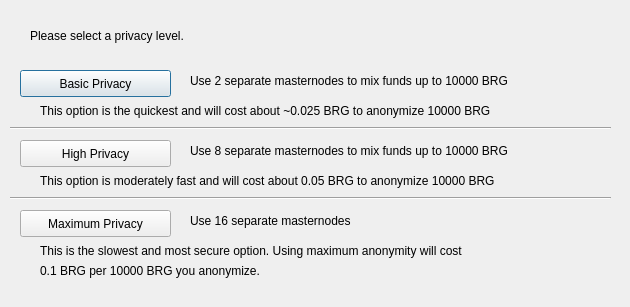
<?xml version="1.0" encoding="UTF-8"?>
<ui version="4.0">
 <class>ObfuscationConfig</class>
 <widget class="QDialog" name="ObfuscationConfig">
  <property name="geometry">
   <rect>
    <x>0</x>
    <y>0</y>
    <width>630</width>
    <height>307</height>
   </rect>
  </property>
  <property name="windowTitle">
   <string>Configure Obfuscation</string>
  </property>
  <widget class="QPushButton" name="buttonBasic">
   <property name="geometry">
    <rect>
     <x>20</x>
     <y>70</y>
     <width>151</width>
     <height>27</height>
    </rect>
   </property>
   <property name="text">
    <string>Basic Privacy</string>
   </property>
  </widget>
  <widget class="QPushButton" name="buttonHigh">
   <property name="geometry">
    <rect>
     <x>20</x>
     <y>140</y>
     <width>151</width>
     <height>27</height>
    </rect>
   </property>
   <property name="text">
    <string>High Privacy</string>
   </property>
  </widget>
  <widget class="QPushButton" name="buttonMax">
   <property name="geometry">
    <rect>
     <x>20</x>
     <y>210</y>
     <width>151</width>
     <height>27</height>
    </rect>
   </property>
   <property name="text">
    <string>Maximum Privacy</string>
   </property>
  </widget>
  <widget class="QLabel" name="label">
   <property name="geometry">
    <rect>
     <x>30</x>
     <y>20</y>
     <width>571</width>
     <height>31</height>
    </rect>
   </property>
   <property name="text">
    <string>Please select a privacy level.</string>
   </property>
  </widget>
  <widget class="QLabel" name="label_2">
   <property name="geometry">
    <rect>
     <x>190</x>
     <y>70</y>
     <width>421</width>
     <height>21</height>
    </rect>
   </property>
   <property name="text">
    <string>Use 2 separate masternodes to mix funds up to 10000 BRG</string>
   </property>
  </widget>
  <widget class="QLabel" name="label_3">
   <property name="geometry">
    <rect>
     <x>190</x>
     <y>140</y>
     <width>411</width>
     <height>21</height>
    </rect>
   </property>
   <property name="text">
    <string>Use 8 separate masternodes to mix funds up to 10000 BRG</string>
   </property>
  </widget>
  <widget class="QLabel" name="label_4">
   <property name="geometry">
    <rect>
     <x>190</x>
     <y>210</y>
     <width>421</width>
     <height>21</height>
    </rect>
   </property>
   <property name="text">
    <string>Use 16 separate masternodes</string>
   </property>
  </widget>
  <widget class="QLabel" name="label_6">
   <property name="geometry">
    <rect>
     <x>40</x>
     <y>100</y>
     <width>561</width>
     <height>21</height>
    </rect>
   </property>
   <property name="text">
    <string>This option is the quickest and will cost about ~0.025 BRG to anonymize 10000 BRG</string>
   </property>
  </widget>
  <widget class="QLabel" name="label_7">
   <property name="geometry">
    <rect>
     <x>40</x>
     <y>170</y>
     <width>561</width>
     <height>21</height>
    </rect>
   </property>
   <property name="text">
    <string>This option is moderately fast and will cost about 0.05 BRG to anonymize 10000 BRG</string>
   </property>
  </widget>
  <widget class="QLabel" name="label_8">
   <property name="geometry">
    <rect>
     <x>40</x>
     <y>240</y>
     <width>561</width>
     <height>21</height>
    </rect>
   </property>
   <property name="text">
    <string>This is the slowest and most secure option. Using maximum anonymity will cost</string>
   </property>
  </widget>
  <widget class="QLabel" name="label_9">
   <property name="geometry">
    <rect>
     <x>40</x>
     <y>260</y>
     <width>561</width>
     <height>21</height>
    </rect>
   </property>
   <property name="text">
    <string>0.1 BRG per 10000 BRG you anonymize.</string>
   </property>
  </widget>
  <widget class="Line" name="line">
   <property name="geometry">
    <rect>
     <x>10</x>
     <y>120</y>
     <width>601</width>
     <height>16</height>
    </rect>
   </property>
   <property name="orientation">
    <enum>Qt::Horizontal</enum>
   </property>
  </widget>
  <widget class="Line" name="line_2">
   <property name="geometry">
    <rect>
     <x>10</x>
     <y>190</y>
     <width>601</width>
     <height>16</height>
    </rect>
   </property>
   <property name="orientation">
    <enum>Qt::Horizontal</enum>
   </property>
  </widget>
 </widget>
 <resources/>
 <connections/>
</ui>
